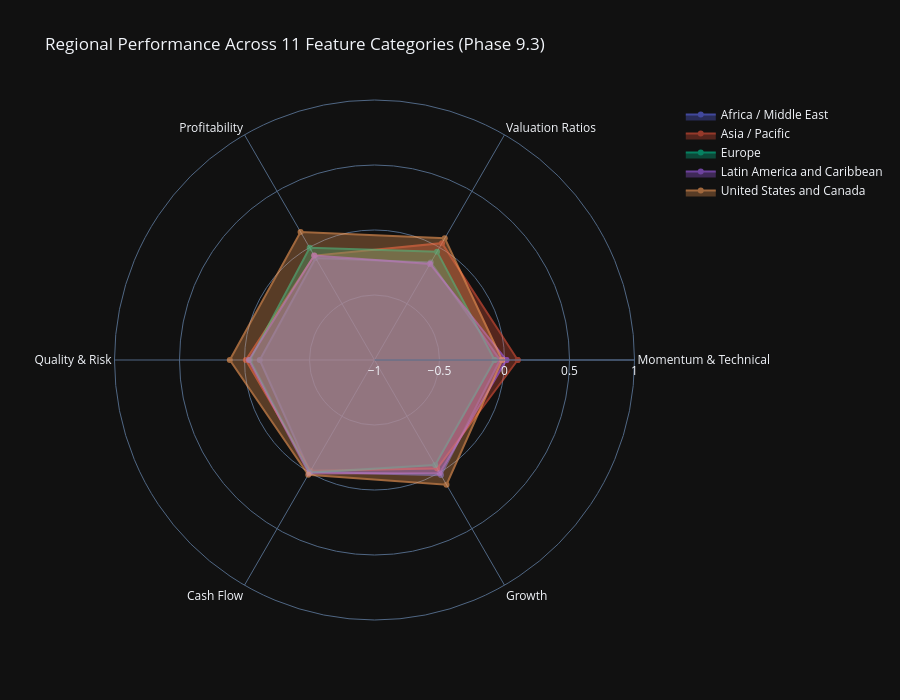

Write notebook code for a chart like this one.
### Code cell
# Visualization 2: Regional Performance Radar Charts
print("\n📊 Regional Performance Radar Charts:")

# Compute category scores by region
category_region_scores = {}

for category_name, category_metrics in category_mapping.items():
    available_in_category = [m for m in category_metrics if m in all_stocks_preprocessed.columns]

    if len(available_in_category) == 0:
        continue

    # Compute z-scores for available metrics and average by region
    category_data = all_stocks_preprocessed[available_in_category + ['region']].copy()

    # Convert to numeric and compute z-scores
    for col in available_in_category:
        category_data[col] = pd.to_numeric(category_data[col], errors='coerce')

    # Compute z-scores (handle NaNs)
    z_scored_data = category_data[available_in_category].apply(lambda x: zscore(x, nan_policy='omit'))
    category_data['category_score'] = z_scored_data.mean(axis=1)

    # Aggregate by region
    region_scores = category_data.groupby('region')['category_score'].mean()
    category_region_scores[category_name] = region_scores

if category_region_scores:
    # Create radar chart for each region
    radar_df = pd.DataFrame(category_region_scores)

    # Create subplot radar charts
    from plotly.subplots import make_subplots
    import plotly.graph_objects as go

    regions = radar_df.index.tolist()
    categories = radar_df.columns.tolist()

    # Create single figure with all regions
    fig_radar = go.Figure()

    for region in regions:
        values = radar_df.loc[region].tolist()
        values.append(values[0])  # Close the radar chart

        fig_radar.add_trace(go.Scatterpolar(
                r=values,
                theta=categories + [categories[0]],
                fill='toself',
                name=region,
                opacity=0.6
                ))

    fig_radar.update_layout(
            polar=dict(
                    radialaxis=dict(
                            visible=True,
                            range=[-1, 1]
                            )
                    ),
            showlegend=True,
            title="Regional Performance Across 11 Feature Categories (Phase 9.3)",
            height=700
            )

    fig_radar.show()
    output_path = eda_output_dir / "phase93_regional_radar_charts.html"
    fig_radar.write_html(output_path)

    print(f"\n✓ Regional radar charts complete")
    print(f"  Regions visualized: {len(regions)}")
    print(f"  Categories analyzed: {len(categories)}")
    print(f"  Output: {output_path}")

    # Display top category per region
    print(f"\n  🌍 Strongest Category by Region:")
    for region in regions[:5]:
        top_category = radar_df.loc[region].idxmax()
        top_score = radar_df.loc[region].max()
        print(f"    {region}: {top_category} (z-score: {top_score:.2f})")
else:
    print("  ⚠️ No regional category data available")

### Figure 1 — Plotly figure (JSON) as saved in the notebook; plotly's stock layout.template omitted (floating-point values rounded to 4 significant figures)
{"data": [{"fill": "toself", "name": "Africa / Middle East", "opacity": 0.6, "r": [-0.03355, -0.1346, -0.09394, -0.1174, -0.006371, 0.02256, -0.03355], "theta": ["Momentum & Technical", "Valuation Ratios", "Profitability", "Quality & Risk", "Cash Flow", "Growth", "Momentum & Technical"], "type": "scatterpolar"}, {"fill": "toself", "name": "Asia / Pacific", "opacity": 0.6, "r": [0.1018, 0.03809, -0.07259, -0.01061, -0.0158, -0.03613, 0.1018], "theta": ["Momentum & Technical", "Valuation Ratios", "Profitability", "Quality & Risk", "Cash Flow", "Growth", "Momentum & Technical"], "type": "scatterpolar"}, {"fill": "toself", "name": "Europe", "opacity": 0.6, "r": [-0.07656, -0.03757, -0.003305, -0.04222, 0.0002114, -0.06656, -0.07656], "theta": ["Momentum & Technical", "Valuation Ratios", "Profitability", "Quality & Risk", "Cash Flow", "Growth", "Momentum & Technical"], "type": "scatterpolar"}, {"fill": "toself", "name": "Latin America and Caribbean", "opacity": 0.6, "r": [0.01471, -0.1465, -0.07256, -0.03307, 0.007281, 0.003289, 0.01471], "theta": ["Momentum & Technical", "Valuation Ratios", "Profitability", "Quality & Risk", "Cash Flow", "Growth", "Momentum & Technical"], "type": "scatterpolar"}, {"fill": "toself", "name": "United States and Canada", "opacity": 0.6, "r": [-0.01792, 0.08088, 0.1373, 0.113, 0.01884, 0.1076, -0.01792], "theta": ["Momentum & Technical", "Valuation Ratios", "Profitability", "Quality & Risk", "Cash Flow", "Growth", "Momentum & Technical"], "type": "scatterpolar"}], "layout": {"polar": {"radialaxis": {"visible": true, "range": [-1, 1]}}, "showlegend": true, "title": {"text": "Regional Performance Across 11 Feature Categories (Phase 9.3)"}, "height": 700}}
